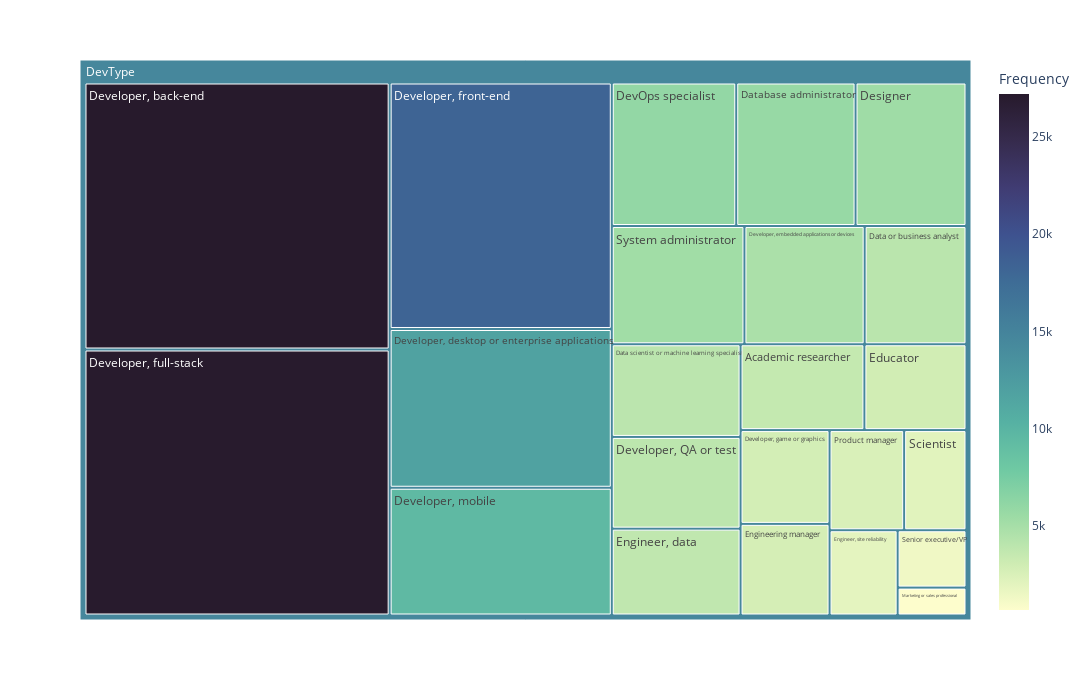

Notebook code for this chart:
### Code cell
# Visualize different jobs frequencies 
data = px.treemap(jobs_freq, 
                 path=['Group', 'Job'], 
                 color_continuous_scale='deep',
                 values='Frequency',
                 color='Frequency')

fig = go.Figure(data=data)
fig.update_layout(width=1100, height=700)
fig.show()

### Figure 1 — Plotly figure (JSON) as saved in the notebook; plotly's stock layout.template omitted (floating-point values rounded to 4 significant figures)
{"data": [{"branchvalues": "total", "customdata": [[3552], [4024], [3988], [5722], [5321], [5969], [3947], [27228], [11784], [4750], [18296], [27125], [2789], [9482], [2928], [3738], [1940], [2724], [642], [2497], [2086], [1320], [5242], [14650.0]], "domain": {"x": [0, 1], "y": [0, 1]}, "hovertemplate": "labels=%{label}<br>Frequency_sum=%{value}<br>parent=%{parent}<br>id=%{id}<br>Frequency=%{color}<extra></extra>", "ids": ["DevType/Academic researcher", "DevType/Data or business analyst", "DevType/Data scientist or machine learning specialist", "DevType/Database administrator", "DevType/Designer", "DevType/DevOps specialist", "DevType/Developer, QA or test", "DevType/Developer, back-end", "DevType/Developer, desktop or enterprise applications", "DevType/Developer, embedded applications or devices", "DevType/Developer, front-end", "DevType/Developer, full-stack", "DevType/Developer, game or graphics", "DevType/Developer, mobile", "DevType/Educator", "DevType/Engineer, data", "DevType/Engineer, site reliability", "DevType/Engineering manager", "DevType/Marketing or sales professional", "DevType/Product manager", "DevType/Scientist", "DevType/Senior executive/VP", "DevType/System administrator", "DevType"], "labels": ["Academic researcher", "Data or business analyst", "Data scientist or machine learning specialist", "Database administrator", "Designer", "DevOps specialist", "Developer, QA or test", "Developer, back-end", "Developer, desktop or enterprise applications", "Developer, embedded applications or devices", "Developer, front-end", "Developer, full-stack", "Developer, game or graphics", "Developer, mobile", "Educator", "Engineer, data", "Engineer, site reliability", "Engineering manager", "Marketing or sales professional", "Product manager", "Scientist", "Senior executive/VP", "System administrator", "DevType"], "marker": {"coloraxis": "coloraxis", "colors": [3552, 4024, 3988, 5722, 5321, 5969, 3947, 27228, 11784, 4750, 18296, 27125, 2789, 9482, 2928, 3738, 1940, 2724, 642, 2497, 2086, 1320, 5242, 14650.0]}, "name": "", "parents": ["DevType", "DevType", "DevType", "DevType", "DevType", "DevType", "DevType", "DevType", "DevType", "DevType", "DevType", "DevType", "DevType", "DevType", "DevType", "DevType", "DevType", "DevType", "DevType", "DevType", "DevType", "DevType", "DevType", ""], "type": "treemap", "values": [3552, 4024, 3988, 5722, 5321, 5969, 3947, 27228, 11784, 4750, 18296, 27125, 2789, 9482, 2928, 3738, 1940, 2724, 642, 2497, 2086, 1320, 5242, 157094]}], "layout": {"coloraxis": {"colorbar": {"title": {"text": "Frequency"}}, "colorscale": [[0, "rgb(253, 253, 204)"], [0.09091, "rgb(206, 236, 179)"], [0.1818, "rgb(156, 219, 165)"], [0.2727, "rgb(111, 201, 163)"], [0.3636, "rgb(86, 177, 163)"], [0.4545, "rgb(76, 153, 160)"], [0.5455, "rgb(68, 130, 155)"], [0.6364, "rgb(62, 108, 150)"], [0.7273, "rgb(62, 82, 143)"], [0.8182, "rgb(64, 60, 115)"], [0.9091, "rgb(54, 43, 77)"], [1, "rgb(39, 26, 44)"]]}, "height": 700, "legend": {"tracegroupgap": 0}, "margin": {"t": 60}, "width": 1100}}
